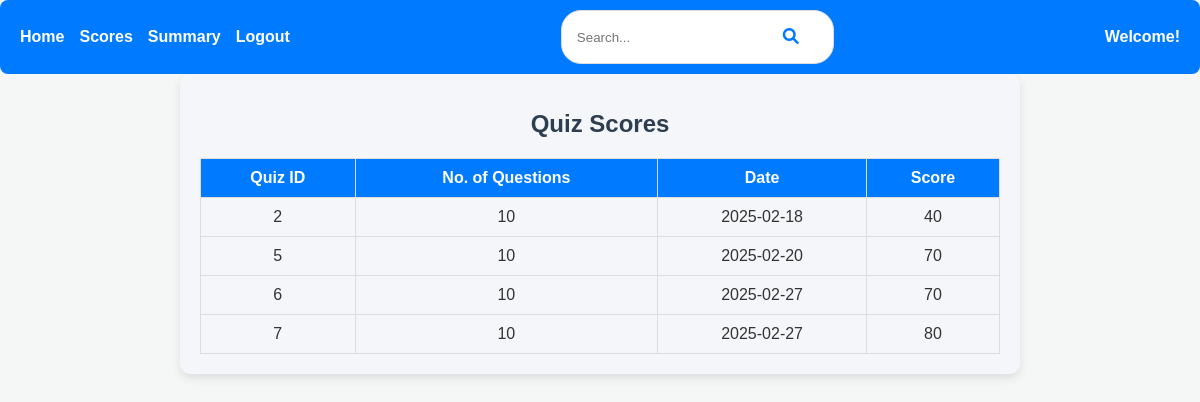
The app's page /user/scores (signed in), older data.
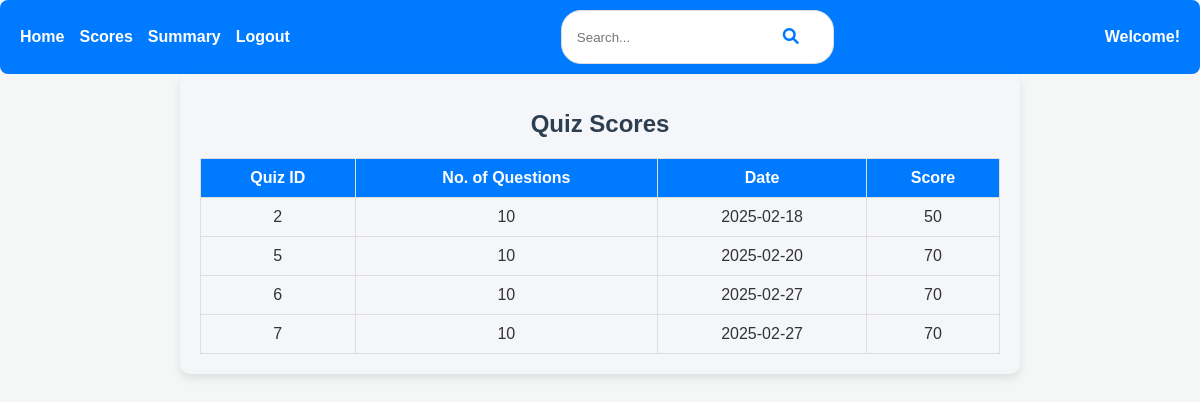
The same page, newer data.
### backend/models.py (models this page shows)
class Score(db.Model):
    __tablename__ = 'score'
    id = db.Column(db.Integer, primary_key=True)
    quiz_id = db.Column(db.Integer, db.ForeignKey('quiz.id', ondelete="CASCADE"), nullable=False)
    user_id = db.Column(db.Integer, db.ForeignKey('user_info.id', ondelete="CASCADE"), nullable=False)
    timestamp = db.Column(db.DateTime, default=db.func.current_timestamp())
    total_score = db.Column(db.Float, nullable=False)  # Use Float for percentage scores
    duration_seconds = db.Column(db.Integer, nullable=False)

class Quiz(db.Model):
    __tablename__ = 'quiz'
    id = db.Column(db.Integer, primary_key=True)
    chapter_id = db.Column(db.Integer, db.ForeignKey('chapter.id', ondelete="CASCADE"), nullable=False)
    date_of_quiz = db.Column(db.Date, nullable=False)
    duration_seconds = db.Column(db.Integer, nullable=False)
    remarks = db.Column(db.Text)
    questions = db.relationship('Question', backref='quiz', lazy='subquery', cascade='all, delete-orphan')
    scores = db.relationship('Score', backref='quiz', lazy='dynamic', cascade='all, delete-orphan')

### backend/controllers.py (the view)
@app.route('/user/scores')
def user_scores():
    user_email = session.get('user_email')
    user = User_Info.query.filter_by(email=user_email).first() if user_email else None
    if not user:
        return redirect('/login')
    scores = Score.query.filter_by(user_id=user.id).all()
    return render_template('user/user_scores.html', scores=scores)

### templates/user/user_scores.html (shortened to what this page needs)
{% extends "user/user_base.html" %}
{% block content %}
<div class="dashboard">
    <h1>Quiz Scores</h1>
    <table>
        <thead>
            <tr>
                <th>Quiz ID</th>
                <th>No. of Questions</th>
                <th>Date</th>
                <th>Score</th>
            </tr>
        </thead>
        <tbody>
            {% for score in scores %}
            <tr>
                <td>{{ score.quiz.id }}</td>
                <td>{{ score.quiz.questions | length }}</td>
                <td>{{ score.quiz.date_of_quiz.strftime('%Y-%m-%d') }}</td>
                <td>{{ score.total_score }}</td>
            </tr>
            {% endfor %}
        </tbody>
    </table>
</div>
{% endblock %}

### templates/user/user_base.html (shortened to what this page needs)
<!DOCTYPE html>
<html lang="en">
<head>
    <link href="https://cdnjs.cloudflare.com/ajax/libs/font-awesome/6.0.0/css/all.min.css" rel="stylesheet">
    <link rel="stylesheet" href="{{ url_for('static', filename='styles/user_dashboard.css') }}">
</head>
<body>
    <div class="navbar">
        <div class="menu">
            <a href="{{ url_for('user_dashboard') }}">Home</a>
            <a href="{{ url_for('user_scores') }}">Scores</a>
            <a href="{{ url_for('user_summary_charts') }}">Summary</a>
            <a href="{{ url_for('logout') }}">Logout</a>
        </div>
        <div class="search-bar">
            <input type="text" placeholder="Search...">
            <button><i class="fa fa-search"></i></button>
        </div>
        <div class="welcome-text">
            {% if user %}
                Welcome {{ user.full_name }}
            {% else %}
                Welcome!
            {% endif %}
        </div>
    </div>
    <div class="container">
        {% block content %}{% endblock %}
    </div>
</body>
</html>

### static/styles/user_dashboard.css (style rules this page uses)
body { font-family: Arial, sans-serif; margin: 0; padding: 0; background-color: #f4f4f4; }
.navbar { display: flex; justify-content: space-between; align-items: center; padding: 10px 20px; background-color: #007bff; color: white; border-radius: 8px; }
.navbar .menu { display: flex; gap: 15px; }
.navbar .menu a { text-decoration: none; color: white; font-weight: bold; }
.navbar .search-bar { display: flex; align-items: center; background-color: #fff; border: 1px solid #ddd; border-radius: 20px; padding: 5px 10px; }
.navbar .search-bar input { border: none; outline: none; padding: 5px; flex: 1; }
.navbar .search-bar button { background: none; border: none; cursor: pointer; color: #007bff; }
.navbar .welcome-text { font-size: 16px; font-weight: bold; }
.dashboard { margin: 20px auto; max-width: 800px; padding: 20px; background-color: white; border-radius: 10px; box-shadow: 0 2px 5px rgba(0, 0, 0, 0.1); }
.dashboard h1 { font-size: 24px; text-align: center; margin-bottom: 20px; }
.dashboard table { width: 100%; border-collapse: collapse; margin-top: 20px; }
.dashboard table th, .dashboard table td { border: 1px solid #ddd; padding: 10px; text-align: center; }
.dashboard table th { background-color: #007bff; color: white; }
.dashboard { max-width: 800px; margin: 0 auto; padding: 20px; background-color: #f4f6f9; border-radius: 10px; box-shadow: 0 4px 10px rgba(0, 0, 0, 0.1); }
button { font-size: 16px; padding: 12px 24px; border-radius: 4px; background-color: #4CAF50; color: white; border: none; transition: background-color 0.3s ease; }
h1 { color: #333333; font-size: 32px; font-weight: 600; margin-bottom: 20px; }
body { font-family: 'Arial', sans-serif; background-color: #f4f7f6; margin: 0; padding: 0; color: #333; }
h1 { text-align: center; color: #2c3e50; font-size: 2.5rem; margin-bottom: 20px; }

Row changes from the older to the newer data that the page shows:
changed Score (number 1 of 4 on the later page): total_score "40" → "50"
changed Score (number 4 of 4 on the later page): total_score "80" → "70"
